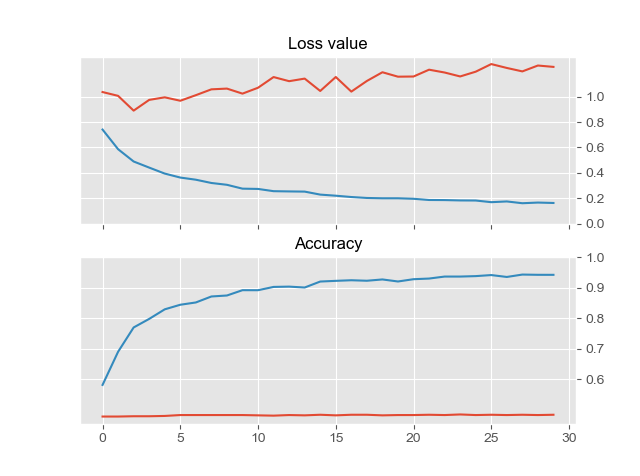

The Python source for this figure:


# import the necessary packages
from tensorflow.keras.preprocessing.image import ImageDataGenerator
from tensorflow.keras.layers import AveragePooling2D
from tensorflow.keras.applications import ResNet50
from tensorflow.keras.layers import Dropout
from tensorflow.keras.layers import Flatten
from tensorflow.keras.layers import Dense
from tensorflow.keras.layers import Input
from tensorflow.keras.models import Model
from tensorflow.keras.optimizers import SGD
from tensorflow.keras.callbacks import ModelCheckpoint,CSVLogger



from sklearn.preprocessing import LabelBinarizer
from sklearn.model_selection import train_test_split
from keras.utils import to_categorical

from imutils import paths
import matplotlib.pyplot as plt
import numpy as np
import pickle
import cv2
import os
import sklearn.metrics as metrics



# ...........................................................................

                                        # basic setup
labels          = ["not using phone", "using phone"]
fdr             = '../data'    # The folder that holds all the data

imgMean         = np.array([123.68,116.779,103.939], 
                           dtype="float32")

                            # Set up 'ggplot' style
plt.style.use('ggplot')     # if want to use the default style, set 'classic'
plt.rcParams['ytick.right']     = True
plt.rcParams['ytick.labelright']= True
plt.rcParams['ytick.left']      = False
plt.rcParams['ytick.labelleft'] = False
plt.rcParams['font.family']     = 'Arial'



# ...........................................................................


                            # Load the related images and resize the
                            # images into (224,224,3)
print("Preprocessing images...")
paths.image_types = (".MOV", ".mp4", ".mov")
imgPaths        = list(paths.list_images(fdr))
dat             = []
lbl             = []


for pth in imgPaths:
                                	    # Extract the label from the path
    l           = pth.split(os.path.sep)[-2]
    
    video = cv2.VideoCapture(pth)
    length = int(video.get(cv2.CAP_PROP_FRAME_COUNT))
    for pthFrame in range(length):
        ok, img     = video.read()
        img         = cv2.cvtColor(img, cv2.COLOR_BGR2RGB)
        img         = cv2.resize(img, (224, 224))
    
        dat.append(img)
        lbl.append(l)

# ...........................................................................

                                        # Split the data into trainig and testing set
                                        # Create data generator for training and testing
    
print("Preparing data ...")
                                        # Convert the data and labels into
                                        # numpy array
dat             = np.array(dat)
lbl             = np.array(lbl)

lb              = LabelBinarizer()
lbl             = lb.fit_transform(lbl)
lbl             = to_categorical(lbl)

(trDat, 
 tsDat, 
 trLbl, 
 tsLbl)         = train_test_split(dat,
                                   lbl,
                                   test_size=0.25, 
                                   stratify=lbl,
                                   random_state=331)

trDatGen        = ImageDataGenerator(rotation_range=30,
                                     width_shift_range=0.2,
                                     height_shift_range=0.2,
                                     zoom_range=0.15,                                     
                                     shear_range=0.15,
                                     horizontal_flip=True,
                                     fill_mode="nearest")

tsDatGen        = ImageDataGenerator()

trDatGen.mean   = imgMean
tsDatGen.mean   = imgMean


# ...........................................................................


optmz           = SGD(lr=1e-4,
                      momentum=0.9,
                      decay=1e-4/25)

base            = ResNet50(weights="imagenet",
                           include_top=False,
                           input_tensor=Input(shape=(224, 224, 3)))

def createModel():
    h   = base.output
    h   = AveragePooling2D(pool_size=(7, 7))(h)
    h   = Flatten(name="flatten")(h)
    h   = Dense(512, activation="relu")(h)
    h   = Dropout(0.5)(h)
    h   = Dense(len(lb.classes_), activation="softmax")(h)


    model = Model(inputs=base.input, outputs=h)


    for layer in base.layers:
        layer.trainable     = False


    model.compile(loss="categorical_crossentropy", 
                  optimizer=optmz,
                  metrics=["accuracy"])
    
    return model



                            # Setup the models
model       = createModel() # This is meant for training
modelGo     = createModel() # This is used for final testing

model.summary()


# .............................................................................


                            # Create checkpoint for the training
                            # This checkpoint performs model saving when
                            # an epoch gives highest testing accuracy
modelname       = 'phone_usage_DNN'                            
modelpath       = os.path.join('model',modelname+".hdf5")
checkpoint      = ModelCheckpoint(modelpath, 
                                  monitor='val_loss', 
                                  verbose=0, 
                                  save_best_only=True, 
                                  mode='min')

                            # Log the epoch detail into csv
csv_logger      = CSVLogger(modelname +'.csv')
callbacks_list  = [checkpoint,csv_logger]



pickpath        = os.path.join('model',modelname+".pickle")
f               = open(pickpath,"wb")
f.write(pickle.dumps(lb))
f.close()

# ..........................................................................

print("Start of training ...")
model.fit_generator(trDatGen.flow(trDat, trLbl, batch_size=32),
                    steps_per_epoch=len(trDat)//32,
                    validation_data=tsDatGen.flow(tsDat, tsLbl),
                    validation_steps=len(tsLbl)//32,
                    epochs=30,
                    callbacks=callbacks_list)

# ......................................................................


                            # Now the training is complete, we get
                            # another object to load the weights
                            # compile it, so that we can do 
                            # final evaluation on it
modelGo.load_weights(modelpath)
modelGo.compile(loss='categorical_crossentropy', 
                optimizer=optmz, 
                metrics=['accuracy'])

# .......................................................................

                            # Make classification on the test dataset


print("Evaluating network...")
predictions     = modelGo.predict(tsDat, batch_size=32)
predout         = np.argmax(predictions,axis=1)
testout         = np.argmax(tsLbl,axis=1)

testScores      = metrics.accuracy_score(testout,predout)
confusion       = metrics.confusion_matrix(testout,predout)

print("Best accuracy (on testing dataset): %.2f%%" % (testScores*100))
print(metrics.classification_report(testout,predout,target_names=lb.classes_,digits=4))
print(confusion)

# ..........................................................................

import pandas as pd

records     = pd.read_csv(modelname +'.csv')
plt.figure()
plt.subplot(211)
plt.plot(records['val_loss'])
plt.plot(records['loss'])
plt.yticks([0,0.20,0.40,0.60,0.80,1.00])
plt.title('Loss value',fontsize=12)

ax          = plt.gca()
ax.set_xticklabels([])

plt.subplot(212)
plt.plot(records['val_acc'])
plt.plot(records['acc'])
plt.yticks([0.6,0.7,0.8,0.9,1.0])
plt.title('Accuracy',fontsize=12)
plt.show()
